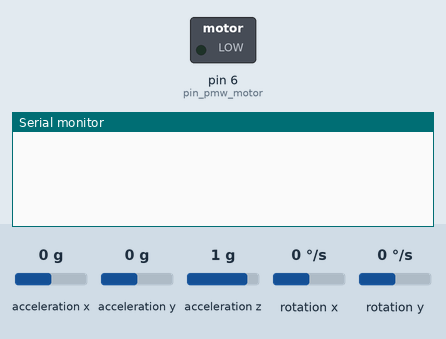
This sketch was run on a simulated Arduino Uno, built with avr-gcc and run on an emulated ATmega328P. On the bench: switched loads named in the sketch (green lamp = pin HIGH), the last lines printed to the serial monitor. Wiring (inferred from the names in the program): MPU-6050 motion sensor at I2C address 0x68. The inputs (shaded band) are chosen by the test bench; at power-on: acceleration y 0 g, acceleration z 1 g, acceleration x 0 g, rotation x 0 °/s, rotation y 0 °/s.

Above: at 0.1 s.
6.3 s: acceleration y set to -1.4 g
At 6.9 s:
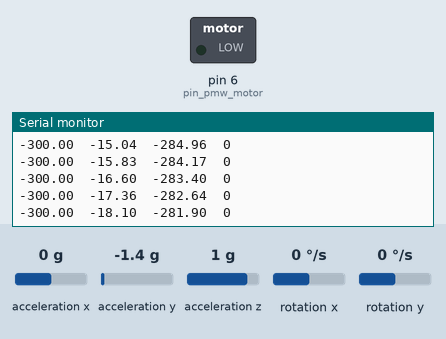
9.3 s: acceleration y set to 0 g
At 10.2 s:
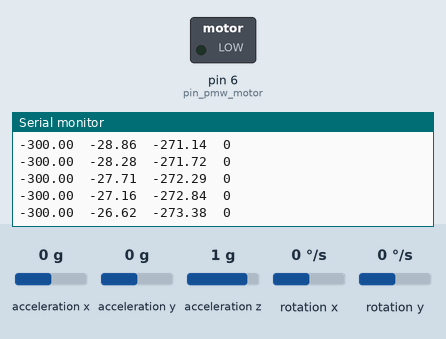
12.3 s: acceleration z set to 0 g
At 12.9 s:
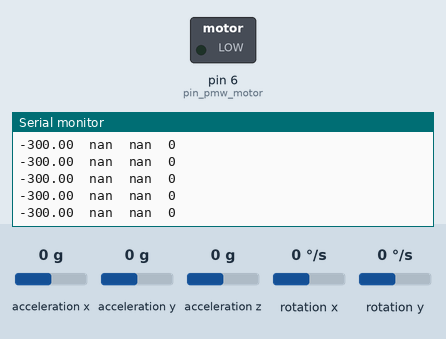
Timing chart, 0 to 15.3 s (numbered marks = the images above; inputs shaded):
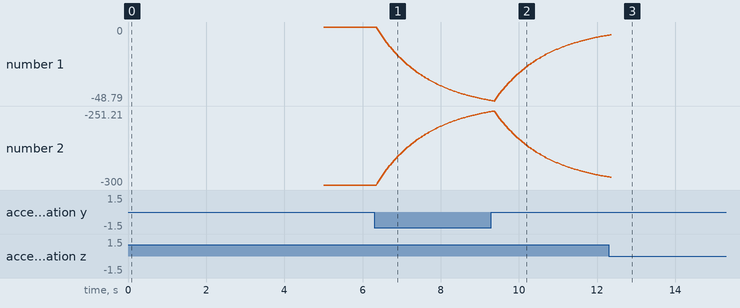

The sketch:

Prueba_Tres.ino
```cpp
#include <Wire.h>

//Variables globales utilizadas para el sensor MPU_6050
const double pi = 3.141592654;
int16_t Acc_rawX, Acc_rawY, Acc_rawZ, Gyro_rawX, Gyro_rawY, Gyro_rawZ;
double Angulo_aceleracion_X;
double Gyro_angulo_X, angulo_total_X;
double rad_to_deg = 180/pi;
//Variables globales utilizadas para el control PID
unsigned long tiempo_actual, tiempo_previo, tiempo_previo_segundos;
unsigned long ultimo_tiempo = 0;
int tiempo_muestreo = 10;
double setPoint = -300;
double error;
double kp = 1;
double ki = 0.01;
double kd = 0;
int salida = 0;

//otras
double integral = 0;
double delta = 0;

//Definiciones del motor
#define pin_pmw_motor 6


void setup() {
  Wire.begin();
  Wire.beginTransmission(0x68);
  Wire.write(0x6b);
  Wire.write(0);
  Wire.endTransmission(true);
  Serial.begin(9600);
  delay(5000);
}

void loop() {
    tiempo_actual = millis();
    read_mpu_6050();
    compute_error();
    graph();
}

void graph(){
    Serial.print(setPoint);
    Serial.print("\t");
    Serial.print(angulo_total_X);
    Serial.print("\t");
    Serial.print(error);
    //Serial.print("\t");
    Serial.print("\t");
    Serial.println(salida);
}
 void compute_error(){
    tiempo_actual = millis();
    tiempo_previo = (tiempo_actual-ultimo_tiempo);
    tiempo_previo_segundos = (tiempo_actual - tiempo_previo) / 1000;
        if (tiempo_previo >= tiempo_muestreo){
                error = setPoint - angulo_total_X;
        }
    salida = controlPID();
    analogWrite(pin_pmw_motor, salida);
}

void motor_to_setPoint(){
  analogWrite(pin_pmw_motor, map(setPoint, -84, 87, 64, 130));
}


void read_mpu_6050(){
    //Leer valores del acelerometro
    Wire.beginTransmission(0x68);
    Wire.write(0x3B);
    Wire.endTransmission(false);
    Wire.requestFrom(0x68, 6 ,true);
    Acc_rawX = Wire.read()<<8|Wire.read();
    Acc_rawY = Wire.read()<<8|Wire.read();
    Acc_rawZ = Wire.read()<<8|Wire.read();
    //Calculo de la aceleracion del acelerometro sobre el eje X
    Angulo_aceleracion_X = atan((Acc_rawY/16384.0)/sqrt(pow((Acc_rawX/16384.0),2) + pow((Acc_rawZ/16384.0),2)))*rad_to_deg;
    //Leer valores del giroscopio
    Wire.beginTransmission(0x68);
    Wire.write(0x43);
    Wire.endTransmission(false);
    Wire.requestFrom(0x68,4,true);
    Gyro_rawX=Wire.read()<<8|Wire.read();
    Gyro_rawY=Wire.read()<<8|Wire.read();
    Gyro_angulo_X = Gyro_rawX/131.0;
    //Calculo del angulo utilizando la aceleracion y el valor del giroscopio sobre el eje X
    angulo_total_X = 0.98 *(angulo_total_X + Gyro_angulo_X*tiempo_previo_segundos) + 0.02*Angulo_aceleracion_X;
}

int controlPID() {
  double control = 0;
  integral += error;
  control += kp * error;
  //control += ki * integral;
  //control -= kd * delta;
  if (control < 0) {
    control = 0;
  }
  if (control > 255) {
    control = 255;
  }
  delta = error;
  return control;
}
```

Measured:
- after the input at 6.3 s, the serial monitor: prints a new line after 0.08 s (image 1)
- plotted number 1: 0 → -48.44 after the input at 6.3 s
- plotted number 2: -300 → -251.56 after the input at 6.3 s
